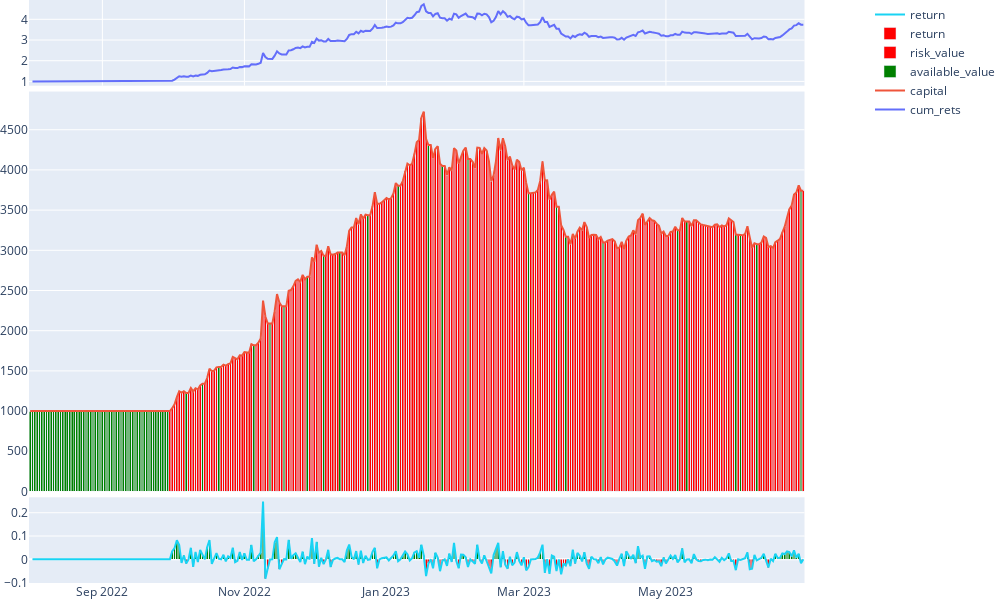

Notebook code cell kept with this figure:
### Code cell
w.report.plot_portfolio()

### Figure 1 — Plotly figure (JSON) as saved in the notebook; plotly's stock layout.template omitted (floating-point values rounded to 4 significant figures; data arrays with more than 128 entries replaced by an {"elided": "..."} marker saying what was removed)
{"data": [{"name": "cum_rets", "type": "scatter", "x": {"elided": "333 str values"}, "xaxis": "x", "y": {"elided": "333 float values"}, "yaxis": "y"}, {"name": "capital", "type": "scatter", "x": {"elided": "333 str values"}, "xaxis": "x2", "y": {"elided": "333 float values"}, "yaxis": "y3"}, {"marker": {"color": "green"}, "name": "available_value", "type": "bar", "x": {"elided": "333 str values"}, "xaxis": "x2", "y": {"elided": "333 float values"}, "yaxis": "y3"}, {"marker": {"color": "red"}, "name": "risk_value", "type": "bar", "x": {"elided": "333 str values"}, "xaxis": "x2", "y": {"elided": "333 float values"}, "yaxis": "y3"}, {"marker": {"color": {"elided": "333 str values"}}, "name": "return", "type": "bar", "x": {"elided": "333 str values"}, "xaxis": "x3", "y": {"elided": "333 float values"}, "yaxis": "y5"}, {"name": "return", "type": "scatter", "x": {"elided": "333 str values"}, "xaxis": "x3", "y": {"elided": "333 float values"}, "yaxis": "y5"}], "layout": {"barmode": "stack", "height": 600, "margin": {"b": 0, "l": 0, "t": 0}, "width": 1000, "xaxis": {"anchor": "y", "domain": [0, 0.94], "matches": "x3", "showticklabels": false}, "xaxis2": {"anchor": "y3", "domain": [0, 0.94], "matches": "x3", "showticklabels": false}, "xaxis3": {"anchor": "y5", "domain": [0, 0.94]}, "yaxis": {"anchor": "x", "domain": [0.853, 1]}, "yaxis2": {"anchor": "x", "overlaying": "y", "side": "right"}, "yaxis3": {"anchor": "x2", "domain": [0.157, 0.843]}, "yaxis4": {"anchor": "x2", "overlaying": "y3", "side": "right"}, "yaxis5": {"anchor": "x3", "domain": [0, 0.147]}, "yaxis6": {"anchor": "x3", "overlaying": "y5", "side": "right"}}}
